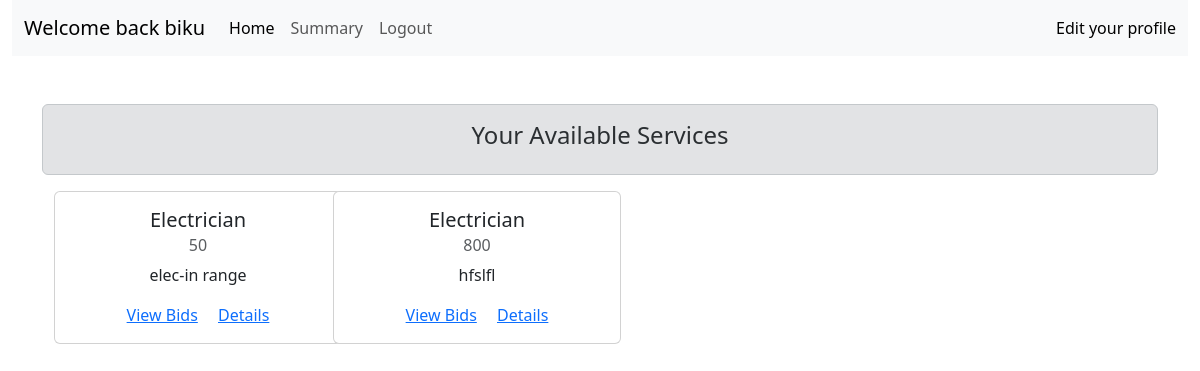
Screenshot of /provider_dashboard (signed in) with the database file from the repository.
### app.py (models this page shows)
class users(db.Model):
    id = db.Column(db.Integer, primary_key=True)
    email = db.Column(db.String(120), unique=True, nullable=False, index=True)
    password_hash = db.Column(db.String(255), nullable=False)
    full_name = db.Column(db.String(120), nullable=False)
    latitude = db.Column(db.Float, nullable=False)
    longitude = db.Column(db.Float, nullable=False)
    radius_km = db.Column(db.Float, default=5.0)  # optional usage
    is_provider = db.Column(db.Boolean, default=False)
    is_consumer = db.Column(db.Boolean, default=False)
    user_skill=db.Column(db.String(20), nullable=True)
    created_at = db.Column(db.DateTime, default=db.func.current_timestamp())

class service_request(db.Model):
    id=db.Column(db.Integer, primary_key=True)
    consumer_id=db.Column(db.Integer, nullable=False)
    con_latitude = db.Column(db.Float, nullable=False)
    con_longitude = db.Column(db.Float, nullable=False)
    service_title=db.Column(db.String(200), nullable=False)
    service_type=db.Column(db.String(50), nullable=False)
    budget=db.Column(db.Integer, nullable=False)
    desc=db.Column(db.String(500), nullable=False)
    is_active=db.Column(db.Boolean, default=True)
    is_inprogress=db.Column(db.Boolean, default=False)
    assigned_provider_id=db.Column(db.Integer, nullable=True)
    created_at=db.Column(db.DateTime, default=db.func.current_timestamp())

### app.py (the view)
@app.route('/provider_dashboard')
def provider_dashboard():
    if 'user_id' not in session:
        return redirect(url_for('login'))
    id=session['user_id']
    print("id:",id)
    current_user_object = users.query.get(id)
    print(current_user_object.user_skill)
    ser_req=service_request.query.filter_by(service_type=current_user_object.user_skill)
    return render_template('provider/provider_dashboard.html',user=current_user_object,requests=ser_req)

### app.py (called while the page is built)
def calculate_distance(lat1, lon1, lat2, lon2):
    if None in [lat1, lon1, lat2, lon2]:
        return 99999 # Return a huge distance if data is missing
    lon1, lat1, lon2, lat2 = map(radians, [lon1, lat1, lon2, lat2])
    dlon = lon2 - lon1
    dlat = lat2 - lat1
    a = sin(dlat/2)**2 + cos(lat1) * cos(lat2) * sin(dlon/2)**2
    c = 2 * asin(sqrt(a))
    r = 6371 # Radius of earth in kilometers
    return c * r

### templates/provider/provider_dashboard.html (shortened to what this page needs)
{% extends 'base.html' %}
{% block body %}
<div class="container-fluid">
  <nav class="navbar navbar-expand-lg bg-body-tertiary">
    <div class="container-fluid">
      <a class="navbar-brand" href="#">Welcome back {{user.full_name}}</a>
      <div class="collapse navbar-collapse" id="navbarText">
        <ul class="navbar-nav me-auto mb-2 mb-lg-0">
          <li class="nav-item">
            <a class="nav-link active" aria-current="page" href="#">Home</a>
          </li>
          <li class="nav-item">
            <a class="nav-link" href="#">Summary</a>
          </li>
          <li class="nav-item">
            <a class="nav-link" href="{{url_for('logout')}}">Logout</a>
          </li>
        </ul>
        <span class="navbar-text">
          <a class="nav-link" href="#">Edit your profile</a>
        </span>
      </div>
    </div>
  </nav>
</div>
<div class="container">
  <div class="alert alert-secondary mt-5 text-center" role="alert">
    <strong>
      <h4>Your Available Services</h4>
    </strong>
  </div>
  <div class="container">
    <div class="row row-cols-1 row-cols-md-2 row-cols-lg-4 g-4">
      {% for request in requests %}
      {% if distance_km(request.con_latitude, request.con_longitude, user.latitude, user.longitude) <= 10 %}
      <div class="col">
        <div class="card" style="width: 18rem;">
          <div class="card-body text-center">
            <h5 class="card-title">{{request.service_type}}</h5>
            <h6 class="card-subtitle mb-2 text-muted">{{request.budget}}</h6>
            <p class="card-text">{{request.desc}}</p>
            <a href="/consumer/view-lot/1" class="card-link">View Bids</a>
            <a href="/consumer/book-slot/1" class="card-link">Details</a>
          </div>
        </div>
      </div>
      {% endif %}
      {% endfor %}
    </div>
  </div>
</div>
{% endblock body %}

### rows the page displays
users: full_name "biku"
service_request: service_type "Electrician", budget "50", desc "elec-in range"
service_request: service_type "Electrician", budget "800", desc "hfslfl"
